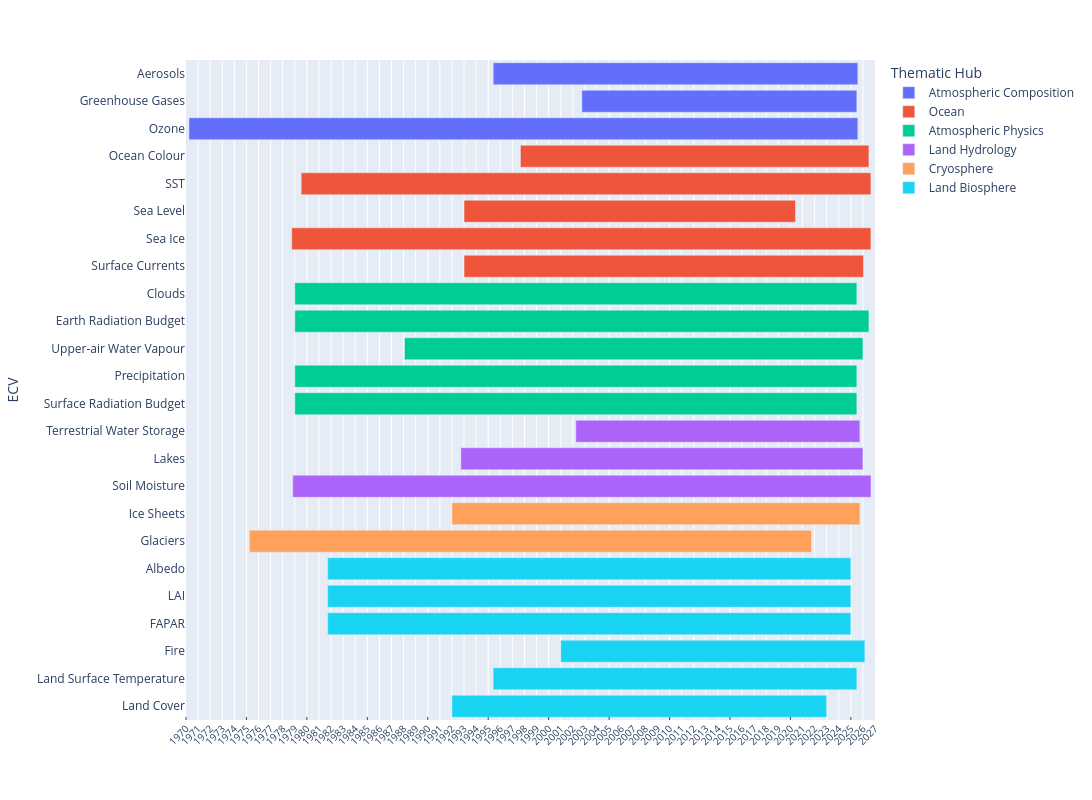

The cell this chart's notebook holds for it:
### Markdown cell above
### BUILD PANDAS DATAFRAME FOR TIME COVERAGE BY ECV

### Code cell
datesbeg = {}
datesend = {}
ecv_dic = {}
for k,ecv in enumerate(conf['ECV']):
    # print(ecv)
    entries = conf['ECV'][ecv]['entry']
    # print(entries)
    datemin_list = []
    datemax_list = []
    if ecv in ['Earth Radiation Budget']: 
        datemin,datemax = extract_dates_from_TSI(datasets_dir, entries[0])
        datemin_list.append(datemin)
        datemax_list.append(datemax)
    for entry in entries:
        jfilepath=f'{cds_form_dir}{entry}/constraints.json'
        # print(entry)
        # print(jfilepath)
        if entry == 'satellite-ice-sheet-elevation-change':
            datemin,datemax = extract_dates_icesheets(datasets_dir,entry,'AIS')
            datemin_list.append(datemin)
            datemax_list.append(datemax)
            datemin,datemax = extract_dates_icesheets(datasets_dir,entry,'GrIS')
            datemin_list.append(datemin)
            datemax_list.append(datemax)
        elif entry == 'satellite-ice-sheet-mass-balance':
            datemin,datemax = extract_dates_massbalance(datasets_dir)
            datemin_list.append(datemin)
            datemax_list.append(datemax)
        elif entry == 'derived-gridded-glacier-mass-change':
            jfile = f'{cds_form_dir}{entry}/constraints.json'
            datemin,datemax = extract_dates_derived_glaciers(jfile)
            datemin_list.append(datemin)
            datemax_list.append(datemax)
        elif entry == 'satellite-greenland-ice-sheet-velocity':
            datemin,datemax = extract_dates_from_manifest_name(datasets_dir,entry,'AIS')
            datemin_list.append(datemin)
            datemax_list.append(datemax)
            datemin,datemax = extract_dates_from_manifest_name(datasets_dir,entry,'GrIS')
            datemin_list.append(datemin)
            datemax_list.append(datemax)
        elif entry == 'satellite-terrestrial-water-storage':
            datemin,datemax = extract_dates_from_manifest_name(datasets_dir,entry)
            datemin_list.append(datemin)
            datemax_list.append(datemax)
        elif entry == 'insitu-glaciers-extent':    
            datemin= pd.Timestamp('1990-01-01') # http://www.glims.org/rgi_user_guide/06_dataset_summary.html
            datemax= pd.Timestamp('2010-12-31')
            datemin_list.append(datemin)
            datemax_list.append(datemax)
        elif entry =='satellite-total-column-water-vapour-ocean':
            # temporal aggregation is messed up. does not have the same meaning as other datasets
            # monthly should be yearly
            # 6-hourly should be monthly
            # need to write a special function that accounts for this
            datemin,datemax = extract_dates_wv(jfilepath)
            datemin_list.append(datemin)
            datemax_list.append(datemax)
        elif entry == 'satellite-lake-water-level':
            datemin,datemax = extract_dates_from_manifest_name(datasets_dir,entry)
            datemin_list.append(datemin)
            datemax_list.append(datemax)
        # elif jfilepath == '/Users/cxjo/Documents/cds-forms-c3s/satellite-land-cover/constraints.json':
        #     datemin_list.append(pd.Timestamp('1992-01-01'))
        #     datemax_list.append(pd.Timestamp('2022-12-31'))
        else:
            # print(jfilepath)
            datemin,datemax = calc_dateminmax_from_cds_form(jfilepath,ecv)
            # print(ecv,datemin_list,datemax_list)
            datemin_list.append(datemin)
            datemax_list.append(datemax)
            # print(ecv,datemin_list,datemax_list)

    # now get the max and min per ECV, accounting for all products
    datemin_list = np.array(datemin_list)
    datemax_list = np.array(datemax_list)
    # datesbeg[ecv] = np.min(datemin_list)
    # datesend[ecv] = np.max(datemax_list)
    ecv_dic[k] = {
        'ECV'     : ecv,
        'DateBeg' : np.min(datemin_list),
        'DateEnd' : np.max(datemax_list),
        'Thematic Hub' : conf['ECV'][ecv]['Thematic_hub']
    }


# ecv_pd = pd.DataFrame([conf['ECV'].keys(),datesbeg,datesend],index=['DateBeg','DateEnd']).T
ecv_pd = pd.DataFrame.from_dict(ecv_dic,orient='index').sort_values(['Thematic Hub'])
ecv_pd['DateBeg'] = ecv_pd['DateBeg'].dt.ceil(freq='s')  
ecv_pd['DateEnd'] = ecv_pd['DateEnd'].dt.ceil(freq='s')  
ecv_pd['DateEnd'] = ecv_pd['DateEnd'].apply(lambda dt: dt.strftime("%Y-%m-%d"))
ecv_pd['DateBeg'] = ecv_pd['DateBeg'].apply(lambda dt: dt.strftime("%Y-%m-%d"))

print(ecv_pd.to_markdown())
today_date = pd.Timestamp.today().strftime('%Y%m%d') 

ecv_pd.to_excel(f'ECV_time_coverage_perECV_{today_date}.xlsx')
# fig = px.timeline(ecv_pd, x_start="DateBeg", x_end="DateEnd", y='Product',color='Lot')

ecv_pd = ecv_pd.reindex([0,2,14,3,21,4,15,8,6,7,1,9,10,5,12,19,11,18,17,22,20,13,16,23])

fig = px.timeline(ecv_pd, x_start="DateBeg", x_end="DateEnd",y='ECV',color='Thematic Hub')

# fig = px.timeline(datasets_df, x_start="startdate", x_end="enddate", y='ECV')
fig.update_yaxes(autorange="reversed")
fig.update_layout(
    autosize=False,
    width=1200,
    height=800,
)

xlab = np.arange(1970,thisyear+1).astype('int')
xlabtxt = [f'{i}' for i in xlab]

fig.update_xaxes(minor=dict(ticks="inside", showgrid=True))
fig.update_layout(
    xaxis = dict(
        tickmode = 'array',
        tickvals = xlab,
        ticktext = xlabtxt
    )
)
fig.update_xaxes(tickangle=-45)
fig.update_layout(
    xaxis = dict(
        tickfont = dict(
            size=10),
        )
    )
fig.update_xaxes(range = ['1970-01-01',f'{thisyear-1}-12-31'])
# print(fig)
today_date = pd.Timestamp.today().strftime('%Y%m%d') 

fig.write_image(f'temporal_coverage_by_ECV_{today_date}.pdf')
fig.write_image(f'temporal_coverage_by_ECV_{today_date}.png')
fig.show()

### Figure 1 — Plotly figure (JSON) as saved in the notebook; plotly's stock layout.template omitted (floating-point values rounded to 4 significant figures)
{"data": [{"base": ["1995-06-01T00:00:00.000000000", "2002-10-01T00:00:00.000000000", "1970-04-01T00:00:00.000000000"], "hovertemplate": "Thematic Hub=Atmospheric Composition<br>DateBeg=%{base}<br>DateEnd=%{x}<br>ECV=%{y}<extra></extra>", "legendgroup": "Atmospheric Composition", "marker": {"color": "#636efa", "pattern": {"shape": ""}}, "name": "Atmospheric Composition", "orientation": "h", "showlegend": true, "textposition": "auto", "type": "bar", "x": [951955200000, 717811200000, 1746144000000], "xaxis": "x", "y": ["Aerosols", "Greenhouse Gases", "Ozone"], "yaxis": "y"}, {"base": ["1997-09-01T00:00:00.000000000", "1979-07-13T00:00:00.000000000", "1993-01-01T00:00:00.000000000", "1978-10-01T00:00:00.000000000", "1993-01-01T00:00:00.000000000"], "hovertemplate": "Thematic Hub=Ocean<br>DateBeg=%{base}<br>DateEnd=%{x}<br>ECV=%{y}<extra></extra>", "legendgroup": "Ocean", "marker": {"color": "#EF553B", "pattern": {"shape": ""}}, "name": "Ocean", "orientation": "h", "showlegend": true, "textposition": "auto", "type": "bar", "x": [909705600000, 1487289600000, 865296000000, 1511913600000, 1042675200000], "xaxis": "x", "y": ["Ocean Colour", "SST", "Sea Level", "Sea Ice", "Surface Currents"], "yaxis": "y"}, {"base": ["1979-01-01T00:00:00.000000000", "1979-01-01T00:00:00.000000000", "1988-01-31T00:00:00.000000000", "1979-01-01T00:00:00.000000000", "1979-01-01T00:00:00.000000000"], "hovertemplate": "Thematic Hub=Atmospheric Physics<br>DateBeg=%{base}<br>DateEnd=%{x}<br>ECV=%{y}<extra></extra>", "legendgroup": "Atmospheric Physics", "marker": {"color": "#00cc96", "pattern": {"shape": ""}}, "name": "Atmospheric Physics", "orientation": "h", "showlegend": true, "textposition": "auto", "type": "bar", "x": [1467244800000, 1498780800000, 1196553600000, 1467244800000, 1467244800000], "xaxis": "x", "y": ["Clouds", "Earth Radiation Budget", "Upper-air Water Vapour", "Precipitation", "Surface Radiation Budget"], "yaxis": "y"}, {"base": ["2002-04-01T00:00:00.000000000", "1992-09-26T00:00:00.000000000", "1978-11-01T00:00:00.000000000"], "hovertemplate": "Thematic Hub=Land Hydrology<br>DateBeg=%{base}<br>DateEnd=%{x}<br>ECV=%{y}<extra></extra>", "legendgroup": "Land Hydrology", "marker": {"color": "#ab63fa", "pattern": {"shape": ""}}, "name": "Land Hydrology", "orientation": "h", "showlegend": true, "textposition": "auto", "type": "bar", "x": [741571200000, 1049673600000, 1509408000000], "xaxis": "x", "y": ["Terrestrial Water Storage", "Lakes", "Soil Moisture"], "yaxis": "y"}, {"base": ["1992-01-01T00:00:00.000000000", "1975-04-01T00:00:00.000000000"], "hovertemplate": "Thematic Hub=Cryosphere<br>DateBeg=%{base}<br>DateEnd=%{x}<br>ECV=%{y}<extra></extra>", "legendgroup": "Cryosphere", "marker": {"color": "#FFA15A", "pattern": {"shape": ""}}, "name": "Cryosphere", "orientation": "h", "showlegend": true, "textposition": "auto", "type": "bar", "x": [1065052800000, 1467417600000], "xaxis": "x", "y": ["Ice Sheets", "Glaciers"], "yaxis": "y"}, {"base": ["1981-09-20T00:00:00.000000000", "1981-09-20T00:00:00.000000000", "1981-09-20T00:00:00.000000000", "2001-01-01T00:00:00.000000000", "1995-06-01T00:00:00.000000000", "1992-01-01T00:00:00.000000000"], "hovertemplate": "Thematic Hub=Land Biosphere<br>DateBeg=%{base}<br>DateEnd=%{x}<br>ECV=%{y}<extra></extra>", "legendgroup": "Land Biosphere", "marker": {"color": "#19d3f3", "pattern": {"shape": ""}}, "name": "Land Biosphere", "orientation": "h", "showlegend": true, "textposition": "auto", "type": "bar", "x": [1365811200000, 1365811200000, 1365811200000, 793929600000, 949276800000, 978220800000], "xaxis": "x", "y": ["Albedo", "LAI", "FAPAR", "Fire", "Land Surface Temperature", "Land Cover"], "yaxis": "y"}], "layout": {"autosize": false, "barmode": "overlay", "height": 800, "legend": {"title": {"text": "Thematic Hub"}, "tracegroupgap": 0}, "margin": {"t": 60}, "width": 1200, "xaxis": {"anchor": "y", "domain": [0, 1], "minor": {"showgrid": true, "ticks": "inside"}, "range": ["1970-01-01", "2026-12-31"], "tickangle": -45, "tickfont": {"size": 10}, "tickmode": "array", "ticktext": ["1970", "1971", "1972", "1973", "1974", "1975", "1976", "1977", "1978", "1979", "1980", "1981", "1982", "1983", "1984", "1985", "1986", "1987", "1988", "1989", "1990", "1991", "1992", "1993", "1994", "1995", "1996", "1997", "1998", "1999", "2000", "2001", "2002", "2003", "2004", "2005", "2006", "2007", "2008", "2009", "2010", "2011", "2012", "2013", "2014", "2015", "2016", "2017", "2018", "2019", "2020", "2021", "2022", "2023", "2024", "2025", "2026", "2027"], "tickvals": [1970, 1971, 1972, 1973, 1974, 1975, 1976, 1977, 1978, 1979, 1980, 1981, 1982, 1983, 1984, 1985, 1986, 1987, 1988, 1989, 1990, 1991, 1992, 1993, 1994, 1995, 1996, 1997, 1998, 1999, 2000, 2001, 2002, 2003, 2004, 2005, 2006, 2007, 2008, 2009, 2010, 2011, 2012, 2013, 2014, 2015, 2016, 2017, 2018, 2019, 2020, 2021, 2022, 2023, 2024, 2025, 2026, 2027], "type": "date"}, "yaxis": {"anchor": "x", "autorange": "reversed", "domain": [0, 1], "title": {"text": "ECV"}}}}
